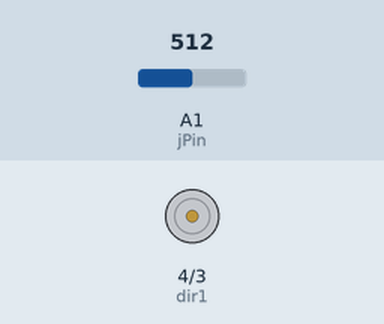
A sketch run on a simulated Arduino Uno, built with avr-gcc and run on an emulated ATmega328P. Shown: motor-driver pin pairs drawn as motors (green arrow = first pin HIGH = forward, orange = second pin HIGH = backward, longer = more drive, scaled by the enable pin). The test bench sets the inputs (shaded band); at power-on: A1 (jPin) = 512. What the sketch prints to the serial monitor is not drawn.

Above: at 1.2 s.
1.3 s: A1 (jPin) set to 716
At 2.4 s:
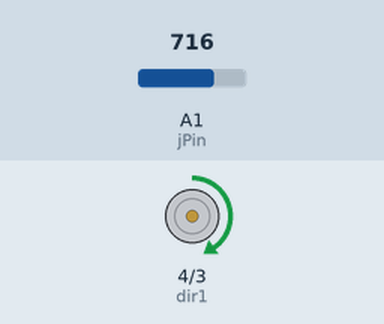
2.8 s: A1 (jPin) set to 900
At 3.5 s:
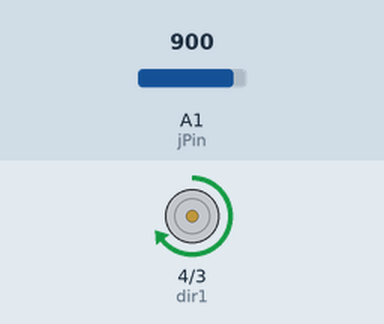
4.3 s: A1 (jPin) set to 511
At 4.7 s:
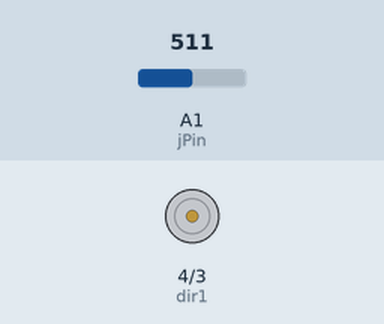
5.8 s: A1 (jPin) set to 498
At 7.0 s:
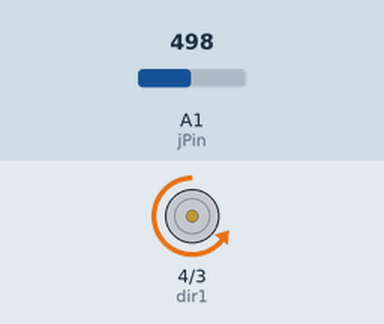
7.3 s: A1 (jPin) set to 522
At 8.2 s:
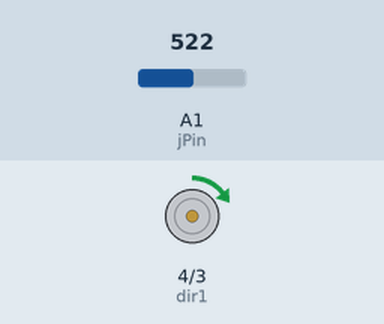
8.8 s: A1 (jPin) set to 306
At 9.2 s:
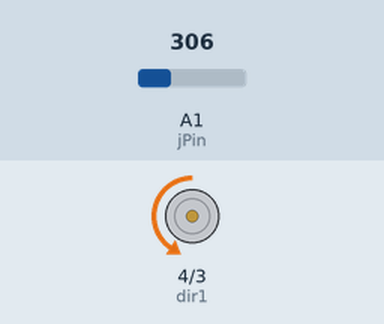
Timing chart, 0 to 11.3 s (numbered marks = the images above; inputs shaded):
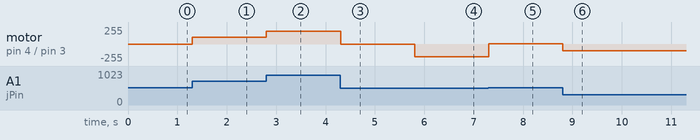

The sketch:

JoystickDCMotor.ino
```cpp
int speedPin = 5;
int dir1 = 4;
int dir2 = 3;
int mSpeed = 255;
int jPin = A1;
int jVal;

void setup() {
  // put your setup code here, to run once:
  pinMode(speedPin, OUTPUT);
  pinMode(dir1, OUTPUT);
  pinMode(dir2, OUTPUT);
  pinMode(jPin, INPUT);
  Serial.begin(9600);
}

void loop() {
  // put your main code here, to run repeatedly:
  jVal = analogRead(jPin);
  Serial.print(jVal);

  if (jVal < 512)
  {
    digitalWrite(dir1, LOW);
    digitalWrite(dir2, HIGH);
    mSpeed = (255.0 / 512.0) * (512 - jVal);
    analogWrite(speedPin, mSpeed);
  }
  if (jVal >= 512)
  {
    digitalWrite(dir1, HIGH);
    digitalWrite(dir2, LOW);
    mSpeed = (255.0 / 511.0) * (jVal - 512);
    analogWrite(speedPin, mSpeed);
  }
}
```

Measured:
- the behaviour switches between 510 and 509 on A1 (jPin) (found by bisection; images 3 and 4)
- after the input at 1.3 s, motor on pin 4 (dir1) / pin 3 (dir2): stopped → forward 101/255 at once
- after the input at 2.8 s, motor on pin 4 (dir1) / pin 3 (dir2): forward 101/255 → forward 193/255 at once
- after the input at 4.3 s, motor on pin 4 (dir1) / pin 3 (dir2): forward 193/255 → stopped at once
- after the input at 5.8 s, motor on pin 4 (dir1) / pin 3 (dir2): stopped → backward 193/255 at once
- after the input at 7.3 s, motor on pin 4 (dir1) / pin 3 (dir2): backward 193/255 → forward 4/255 at once
- after the input at 8.8 s, motor on pin 4 (dir1) / pin 3 (dir2): forward 4/255 → backward 102/255 at once
